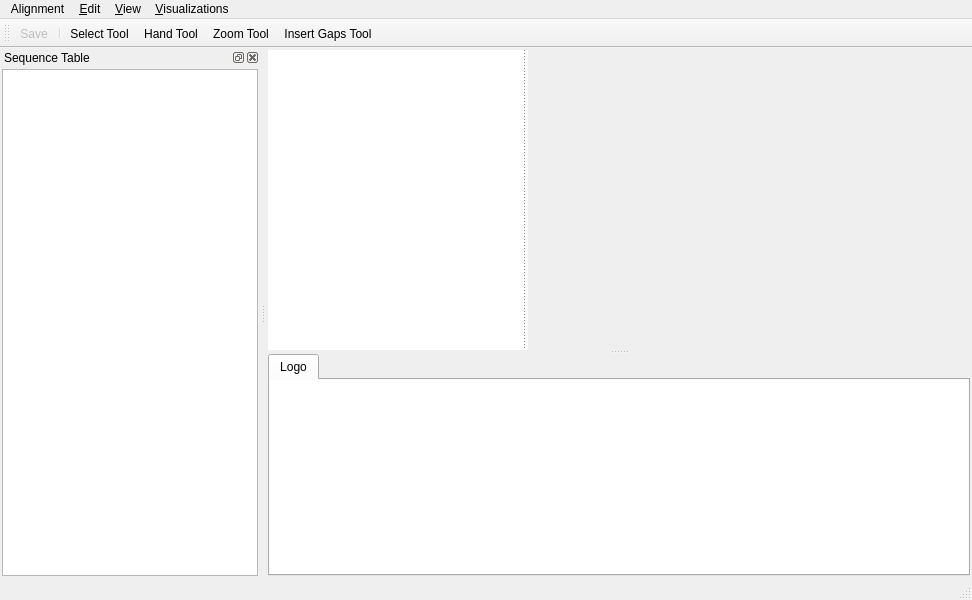
<?xml version="1.0" encoding="UTF-8"?>
<ui version="4.0">
 <class>MsaWindow</class>
 <widget class="QMainWindow" name="MsaWindow">
  <property name="geometry">
   <rect>
    <x>0</x>
    <y>0</y>
    <width>972</width>
    <height>600</height>
   </rect>
  </property>
  <property name="windowTitle">
   <string>MainWindow</string>
  </property>
  <widget class="QWidget" name="centralwidget">
   <layout class="QHBoxLayout" name="horizontalLayout_2">
    <property name="margin">
     <number>2</number>
    </property>
    <item>
     <widget class="QSplitter" name="splitter">
      <property name="orientation">
       <enum>Qt::Vertical</enum>
      </property>
      <widget class="QSplitter" name="horizontalSplitter">
       <property name="sizePolicy">
        <sizepolicy hsizetype="Expanding" vsizetype="Preferred">
         <horstretch>0</horstretch>
         <verstretch>1</verstretch>
        </sizepolicy>
       </property>
       <property name="styleSheet">
        <string notr="true">QSplitter::handle:horizontal
{
  background: white;
  border-left: 1px dotted #000;
}
QSplitter::handle:horizontal:hover
{
background: #ddd;
}</string>
       </property>
       <property name="frameShadow">
        <enum>QFrame::Plain</enum>
       </property>
       <property name="orientation">
        <enum>Qt::Horizontal</enum>
       </property>
       <widget class="EventSignalGraphicsView" name="labelGraphicsView">
        <property name="minimumSize">
         <size>
          <width>50</width>
          <height>0</height>
         </size>
        </property>
        <property name="frameShape">
         <enum>QFrame::NoFrame</enum>
        </property>
        <property name="frameShadow">
         <enum>QFrame::Plain</enum>
        </property>
        <property name="verticalScrollBarPolicy">
         <enum>Qt::ScrollBarAlwaysOff</enum>
        </property>
        <property name="horizontalScrollBarPolicy">
         <enum>Qt::ScrollBarAlwaysOff</enum>
        </property>
        <property name="alignment">
         <set>Qt::AlignLeading|Qt::AlignLeft|Qt::AlignTop</set>
        </property>
        <property name="transformationAnchor">
         <enum>QGraphicsView::NoAnchor</enum>
        </property>
       </widget>
       <widget class="NativeMsaView" name="msaView" native="true">
        <property name="sizePolicy">
         <sizepolicy hsizetype="Preferred" vsizetype="Expanding">
          <horstretch>1</horstretch>
          <verstretch>1</verstretch>
         </sizepolicy>
        </property>
        <property name="minimumSize">
         <size>
          <width>0</width>
          <height>100</height>
         </size>
        </property>
        <property name="styleSheet">
         <string notr="true">QAbstractScrollArea {
  border: 0 solid #000;
}</string>
        </property>
       </widget>
      </widget>
      <widget class="QTabWidget" name="tabWidget">
       <property name="sizePolicy">
        <sizepolicy hsizetype="Expanding" vsizetype="Minimum">
         <horstretch>0</horstretch>
         <verstretch>0</verstretch>
        </sizepolicy>
       </property>
       <property name="minimumSize">
        <size>
         <width>0</width>
         <height>200</height>
        </size>
       </property>
       <property name="tabShape">
        <enum>QTabWidget::Rounded</enum>
       </property>
       <property name="currentIndex">
        <number>0</number>
       </property>
       <property name="tabsClosable">
        <bool>false</bool>
       </property>
       <widget class="QWidget" name="logoTab">
        <attribute name="title">
         <string>Logo</string>
        </attribute>
        <layout class="QHBoxLayout" name="horizontalLayout">
         <property name="margin">
          <number>0</number>
         </property>
         <item>
          <widget class="QGraphicsView" name="logoGraphicsView">
           <property name="sizePolicy">
            <sizepolicy hsizetype="Expanding" vsizetype="Minimum">
             <horstretch>0</horstretch>
             <verstretch>0</verstretch>
            </sizepolicy>
           </property>
           <property name="frameShape">
            <enum>QFrame::NoFrame</enum>
           </property>
           <property name="alignment">
            <set>Qt::AlignBottom|Qt::AlignLeading|Qt::AlignLeft</set>
           </property>
           <property name="renderHints">
            <set>QPainter::Antialiasing</set>
           </property>
           <property name="transformationAnchor">
            <enum>QGraphicsView::NoAnchor</enum>
           </property>
          </widget>
         </item>
        </layout>
       </widget>
      </widget>
     </widget>
    </item>
   </layout>
  </widget>
  <widget class="QMenuBar" name="menubar">
   <property name="geometry">
    <rect>
     <x>0</x>
     <y>0</y>
     <width>972</width>
     <height>25</height>
    </rect>
   </property>
   <widget class="QMenu" name="menuAlignment">
    <property name="title">
     <string>Alignment</string>
    </property>
    <addaction name="actionSave"/>
    <addaction name="actionClose"/>
   </widget>
   <widget class="QMenu" name="menu_Edit">
    <property name="title">
     <string>&amp;Edit</string>
    </property>
    <addaction name="actionUndo"/>
    <addaction name="actionRedo"/>
    <addaction name="separator"/>
    <addaction name="actionTrimRowsLeft"/>
    <addaction name="actionTrimRowsRight"/>
    <addaction name="actionExtendRowsLeft"/>
    <addaction name="actionExtendRowsRight"/>
    <addaction name="actionLevelRowsLeft"/>
    <addaction name="actionLevelRowsRight"/>
    <addaction name="actionCollapseLeft"/>
    <addaction name="actionCollapseRight"/>
    <addaction name="separator"/>
    <addaction name="actionRemoveAllGapColumns"/>
    <addaction name="separator"/>
    <addaction name="actionSelectAll"/>
    <addaction name="actionDeselectAll"/>
   </widget>
   <widget class="QMenu" name="menu_View">
    <property name="title">
     <string>&amp;View</string>
    </property>
    <widget class="QMenu" name="menu_ShowHide">
     <property name="title">
      <string>Show / Hide</string>
     </property>
    </widget>
    <addaction name="menu_ShowHide"/>
   </widget>
   <widget class="QMenu" name="menu_Visualizations">
    <property name="title">
     <string>&amp;Visualizations</string>
    </property>
    <widget class="QMenu" name="menu_Colors">
     <property name="title">
      <string>&amp;Colors</string>
     </property>
    </widget>
    <addaction name="menu_Colors"/>
   </widget>
   <addaction name="menuAlignment"/>
   <addaction name="menu_Edit"/>
   <addaction name="menu_View"/>
   <addaction name="menu_Visualizations"/>
  </widget>
  <widget class="QStatusBar" name="statusbar"/>
  <widget class="QToolBar" name="toolBar">
   <property name="windowTitle">
    <string>toolBar</string>
   </property>
   <attribute name="toolBarArea">
    <enum>TopToolBarArea</enum>
   </attribute>
   <attribute name="toolBarBreak">
    <bool>false</bool>
   </attribute>
   <addaction name="actionSave"/>
   <addaction name="separator"/>
   <addaction name="action_SelectTool"/>
   <addaction name="action_HandTool"/>
   <addaction name="action_ZoomTool"/>
   <addaction name="action_GapTool"/>
  </widget>
  <widget class="QDockWidget" name="subseqTableDockWidget">
   <property name="minimumSize">
    <size>
     <width>113</width>
     <height>118</height>
    </size>
   </property>
   <property name="floating">
    <bool>false</bool>
   </property>
   <property name="features">
    <set>QDockWidget::AllDockWidgetFeatures</set>
   </property>
   <property name="windowTitle">
    <string>Sequence Table</string>
   </property>
   <attribute name="dockWidgetArea">
    <number>1</number>
   </attribute>
   <widget class="QWidget" name="dockWidgetContents">
    <layout class="QVBoxLayout" name="verticalLayout">
     <property name="margin">
      <number>2</number>
     </property>
     <item>
      <widget class="QTableView" name="subseqTableView">
       <property name="verticalScrollMode">
        <enum>QAbstractItemView::ScrollPerPixel</enum>
       </property>
       <property name="horizontalScrollMode">
        <enum>QAbstractItemView::ScrollPerPixel</enum>
       </property>
       <property name="showGrid">
        <bool>false</bool>
       </property>
       <property name="sortingEnabled">
        <bool>true</bool>
       </property>
       <attribute name="horizontalHeaderDefaultSectionSize">
        <number>100</number>
       </attribute>
       <attribute name="horizontalHeaderShowSortIndicator" stdset="0">
        <bool>false</bool>
       </attribute>
       <attribute name="verticalHeaderDefaultSectionSize">
        <number>22</number>
       </attribute>
      </widget>
     </item>
    </layout>
   </widget>
  </widget>
  <action name="actionSave">
   <property name="enabled">
    <bool>false</bool>
   </property>
   <property name="icon">
    <iconset resource="../../resources.qrc">
     <normaloff>:/aliases/images/icons/document-save</normaloff>:/aliases/images/icons/document-save</iconset>
   </property>
   <property name="text">
    <string>Save</string>
   </property>
   <property name="shortcut">
    <string>Ctrl+S</string>
   </property>
  </action>
  <action name="actionTrimRowsLeft">
   <property name="text">
    <string>Trim Rows Left</string>
   </property>
   <property name="shortcut">
    <string>D</string>
   </property>
  </action>
  <action name="actionUndo">
   <property name="enabled">
    <bool>false</bool>
   </property>
   <property name="icon">
    <iconset resource="../../resources.qrc">
     <normaloff>:/aliases/images/icons/edit-undo</normaloff>:/aliases/images/icons/edit-undo</iconset>
   </property>
   <property name="text">
    <string>&amp;Undo</string>
   </property>
   <property name="shortcut">
    <string>Ctrl+Z</string>
   </property>
  </action>
  <action name="actionRedo">
   <property name="enabled">
    <bool>false</bool>
   </property>
   <property name="icon">
    <iconset resource="../../resources.qrc">
     <normaloff>:/aliases/images/icons/edit-redo</normaloff>:/aliases/images/icons/edit-redo</iconset>
   </property>
   <property name="text">
    <string>&amp;Redo</string>
   </property>
   <property name="shortcut">
    <string>Ctrl+Shift+Z</string>
   </property>
  </action>
  <action name="actionTrimRowsRight">
   <property name="text">
    <string>Trim Rows Right</string>
   </property>
   <property name="shortcut">
    <string>G</string>
   </property>
  </action>
  <action name="actionExtendRowsLeft">
   <property name="text">
    <string>Extend Rows Left</string>
   </property>
   <property name="shortcut">
    <string>E</string>
   </property>
  </action>
  <action name="actionExtendRowsRight">
   <property name="text">
    <string>Extend Rows Right</string>
   </property>
   <property name="shortcut">
    <string>T</string>
   </property>
  </action>
  <action name="actionLevelRowsLeft">
   <property name="text">
    <string>Level Rows Left</string>
   </property>
   <property name="shortcut">
    <string>C</string>
   </property>
  </action>
  <action name="actionLevelRowsRight">
   <property name="text">
    <string>Level Rows Right</string>
   </property>
   <property name="shortcut">
    <string>B</string>
   </property>
  </action>
  <action name="actionRemoveAllGapColumns">
   <property name="text">
    <string>Remove All Gap Columns</string>
   </property>
   <property name="shortcut">
    <string>Ctrl+G</string>
   </property>
  </action>
  <action name="actionCollapseLeft">
   <property name="text">
    <string>Collapse Selection Left</string>
   </property>
   <property name="shortcut">
    <string>,</string>
   </property>
  </action>
  <action name="actionCollapseRight">
   <property name="text">
    <string>Collapse Selection Right</string>
   </property>
   <property name="shortcut">
    <string>.</string>
   </property>
  </action>
  <action name="action_SelectTool">
   <property name="checkable">
    <bool>true</bool>
   </property>
   <property name="icon">
    <iconset resource="../../resources.qrc">
     <normaloff>:/aliases/images/icons/edit-select</normaloff>:/aliases/images/icons/edit-select</iconset>
   </property>
   <property name="text">
    <string>Select Tool</string>
   </property>
   <property name="shortcut">
    <string>F1</string>
   </property>
  </action>
  <action name="action_HandTool">
   <property name="checkable">
    <bool>true</bool>
   </property>
   <property name="icon">
    <iconset resource="../../resources.qrc">
     <normaloff>:/aliases/images/cursors/hand-tool</normaloff>:/aliases/images/cursors/hand-tool</iconset>
   </property>
   <property name="text">
    <string>Hand Tool</string>
   </property>
   <property name="shortcut">
    <string>F2</string>
   </property>
  </action>
  <action name="action_ZoomTool">
   <property name="checkable">
    <bool>true</bool>
   </property>
   <property name="icon">
    <iconset resource="../../resources.qrc">
     <normaloff>:/aliases/images/icons/zoom-tool</normaloff>:/aliases/images/icons/zoom-tool</iconset>
   </property>
   <property name="text">
    <string>Zoom Tool</string>
   </property>
   <property name="shortcut">
    <string>F3</string>
   </property>
  </action>
  <action name="action_GapTool">
   <property name="checkable">
    <bool>true</bool>
   </property>
   <property name="icon">
    <iconset resource="../../resources.qrc">
     <normaloff>:/aliases/images/icons/gap-tool</normaloff>:/aliases/images/icons/gap-tool</iconset>
   </property>
   <property name="text">
    <string>Insert Gaps Tool</string>
   </property>
   <property name="toolTip">
    <string>Insert gap columns</string>
   </property>
   <property name="shortcut">
    <string>F4</string>
   </property>
  </action>
  <action name="actionSelectAll">
   <property name="icon">
    <iconset resource="../../resources.qrc">
     <normaloff>:/aliases/images/icons/edit-select-all</normaloff>:/aliases/images/icons/edit-select-all</iconset>
   </property>
   <property name="text">
    <string>Select All</string>
   </property>
   <property name="toolTip">
    <string>Selects the entire alignment</string>
   </property>
   <property name="shortcut">
    <string>Ctrl+A</string>
   </property>
  </action>
  <action name="actionDeselectAll">
   <property name="icon">
    <iconset resource="../../resources.qrc">
     <normaloff>:/aliases/images/icons/deselect-all</normaloff>:/aliases/images/icons/deselect-all</iconset>
   </property>
   <property name="text">
    <string>Deselect All</string>
   </property>
   <property name="toolTip">
    <string>Clears any selection </string>
   </property>
   <property name="shortcut">
    <string>Ctrl+Shift+A</string>
   </property>
  </action>
  <action name="actionClose">
   <property name="icon">
    <iconset resource="../../resources.qrc">
     <normaloff>:/aliases/images/icons/document-close</normaloff>:/aliases/images/icons/document-close</iconset>
   </property>
   <property name="text">
    <string>Close</string>
   </property>
   <property name="shortcut">
    <string>Ctrl+W</string>
   </property>
  </action>
 </widget>
 <customwidgets>
  <customwidget>
   <class>NativeMsaView</class>
   <extends>QWidget</extends>
   <header>gui/widgets/NativeMsaView.h</header>
   <container>1</container>
  </customwidget>
  <customwidget>
   <class>EventSignalGraphicsView</class>
   <extends>QGraphicsView</extends>
   <header>gui/widgets/EventSignalGraphicsView.h</header>
  </customwidget>
 </customwidgets>
 <resources>
  <include location="../../resources.qrc"/>
 </resources>
 <connections/>
</ui>
